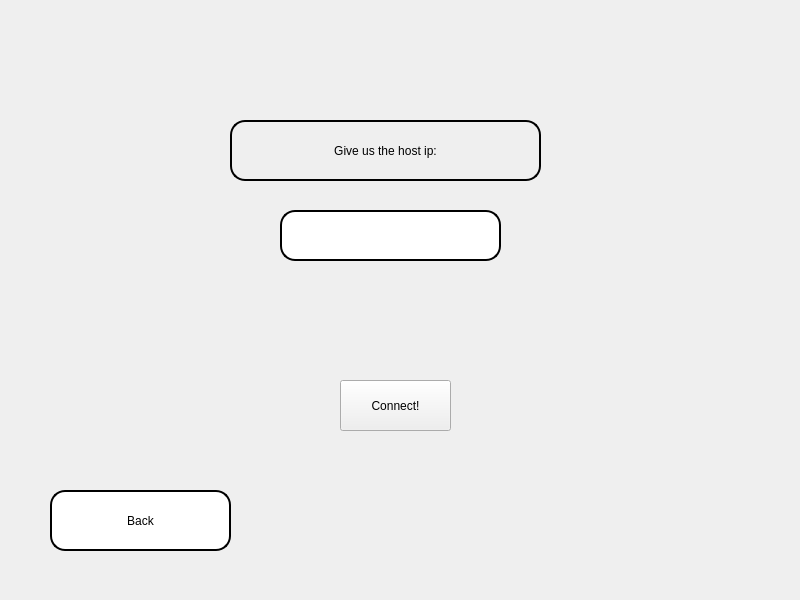
<?xml version="1.0" encoding="UTF-8"?>
<ui version="4.0">
 <class>clientMenu</class>
 <widget class="QMainWindow" name="clientMenu">
  <property name="geometry">
   <rect>
    <x>0</x>
    <y>0</y>
    <width>800</width>
    <height>600</height>
   </rect>
  </property>
  <property name="windowTitle">
   <string>MainWindow</string>
  </property>
  <widget class="QWidget" name="centralwidget">
   <widget class="QLabel" name="label">
    <property name="geometry">
     <rect>
      <x>0</x>
      <y>-1</y>
      <width>811</width>
      <height>611</height>
     </rect>
    </property>
    <property name="styleSheet">
     <string notr="true">background-image: url(:/photos/background.jpg);</string>
    </property>
    <property name="text">
     <string/>
    </property>
    <property name="pixmap">
     <pixmap resource="photos.qrc">:/photos/background.jpg</pixmap>
    </property>
    <property name="scaledContents">
     <bool>true</bool>
    </property>
   </widget>
   <widget class="QLabel" name="label_2">
    <property name="geometry">
     <rect>
      <x>230</x>
      <y>120</y>
      <width>311</width>
      <height>61</height>
     </rect>
    </property>
    <property name="styleSheet">
     <string notr="true">color:rgb(0, 0, 0);
font: 16pt &quot;Segoe UI&quot;;
    border-style: outset;
    border-width: 2px;
    border-radius: 15px; 
    border-color: black;
    padding: 4px;</string>
    </property>
    <property name="text">
     <string>Give us the host ip:</string>
    </property>
    <property name="alignment">
     <set>Qt::AlignCenter</set>
    </property>
   </widget>
   <widget class="QLineEdit" name="lineEdit">
    <property name="geometry">
     <rect>
      <x>280</x>
      <y>210</y>
      <width>221</width>
      <height>51</height>
     </rect>
    </property>
    <property name="styleSheet">
     <string notr="true">color:rgb(0, 0, 0);
background-color:rgb(255, 255, 255);
font: 16pt &quot;Segoe UI&quot;;
    border-style: outset;
    border-width: 2px;
    border-radius: 15px; 
    border-color: black;
    padding: 4px;</string>
    </property>
   </widget>
   <widget class="QPushButton" name="pushButton">
    <property name="geometry">
     <rect>
      <x>50</x>
      <y>490</y>
      <width>181</width>
      <height>61</height>
     </rect>
    </property>
    <property name="styleSheet">
     <string notr="true">color:rgb(0, 0, 0);
background-color:rgb(255, 255, 255);
font: 16pt &quot;Segoe UI&quot;;
    border-style: outset;
    border-width: 2px;
    border-radius: 15px; 
    border-color: black;
    padding: 4px;</string>
    </property>
    <property name="text">
     <string>Back</string>
    </property>
   </widget>
   <widget class="QPushButton" name="pushButton_2">
    <property name="geometry">
     <rect>
      <x>340</x>
      <y>380</y>
      <width>111</width>
      <height>51</height>
     </rect>
    </property>
    <property name="text">
     <string>Connect!</string>
    </property>
   </widget>
  </widget>
 </widget>
 <resources>
  <include location="photos.qrc"/>
 </resources>
 <connections/>
</ui>
